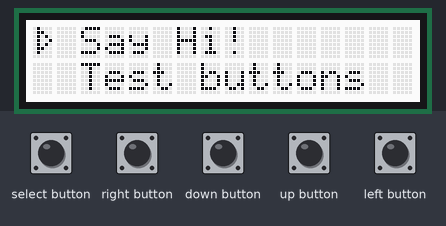
The program below on a simulated Raspberry Pi (BCM pin numbers). Shown: 16×2 character LCD. Inputs (shaded band) come from the test bench; at power-on: down button, left button, right button, select button, up button HIGH. Library files of the repository ran but are not shown: __init__.py; what the program prints to the terminal is not drawn.

Above: at 5.0 s.
5.1 s: select button pulled LOW for 0.15 s
At 6.3 s:
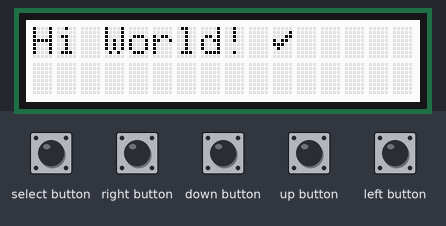
8.2 s: down button pulled LOW for 0.15 s
At 9.2 s:
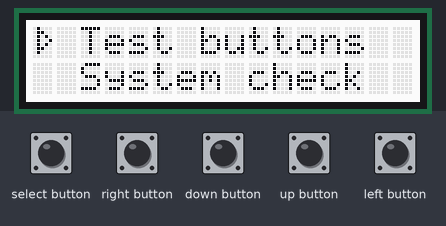
9.8 s: select button pulled LOW for 1 s
At 10.7 s:
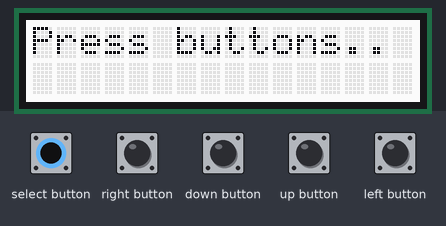
12.3 s: right button pulled LOW for 0.15 s
At 13.4 s:
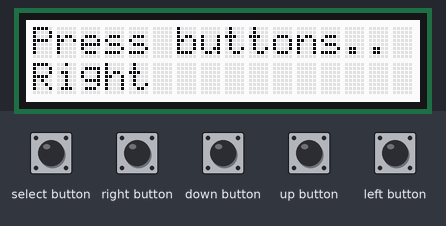
13.9 s: up button pulled LOW for 0.15 s
At 14.3 s:
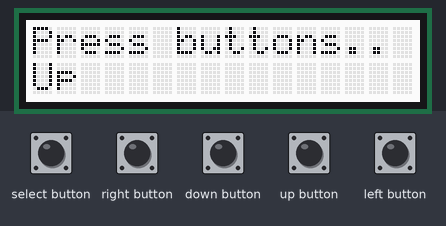
15.5 s: left button pulled LOW for 0.15 s
At 16.5 s:
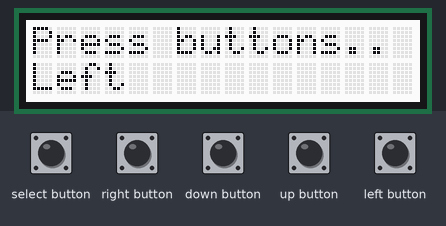
Timing chart, 0 to 18.1 s (numbered marks = the images above; inputs shaded):
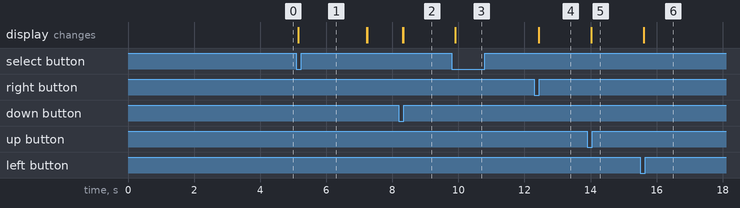

Measured:
- after the input at 5.1 s, the display: changes after 0.05 s (image 1)
- after the input at 8.2 s, the display: first changes after 0.11 s (image 2 shows a later state)
- after the input at 9.8 s, the display: changes after 0.11 s (image 3)
- after the input at 12.3 s, the display: first differs from a run without the input after 0.13 s (image 4)
- after the input at 13.9 s, the display: changes after 0.12 s (image 5)
- after the input at 15.5 s, the display: changes after 0.12 s (image 6)

The program:

example.py
```python
#!/usr/bin/env python3

"""
An example of a menu user interface for LCD shield for Raspberry Pi (16x2 display, 5 buttons).
"""

import time
import subprocess

import Adafruit_CharLCD as LCD

from CharLCDMenu import MainMenu, MenuItem, SELECT, UP, DOWN, LEFT, RIGHT


class HiWorldAction(MenuItem):

    def run(self):
        self._display.print(1, "Hi World! \x02")
        time.sleep(2)
        # Tell the caller that we are done
        return False

    def button_press(self, button):
        pass


class PrintButtonAction(MenuItem):

    def run(self):
        self._display.print(1, "Press buttons..")
        # Tell the caller that we want to get the subsequent button press
        return True

    def button_press(self, button):
        if button == UP:
            self._display.print(2, "Up")
        elif button == DOWN:
            self._display.print(2, "Down")
        elif button == LEFT:
            self._display.print(2, "Left")
        elif button == RIGHT:
            self._display.print(2, "Right")
        elif button == SELECT:
            self._display.print(2, "Select - ENDING")
            time.sleep(2)
            # Tell the caller that we are done
            return False

        # Tell the caller that we want to get the subsequent button press
        return True


class SystemCheckAction(MenuItem):

    def run(self):
        self._display.print(1, "Checking..")
        time.sleep(1)

        # RTL-SDR
        completed = subprocess.run(["uname"])
        if completed.returncode != 0:
            self._display.print(1, f"uname: ERR {completed.returncode}")
        else:
            self._display.print(1, f"uname:      \x02 OK")

        # Tell the caller that we want to get the subsequent button press
        return True

    def button_press(self, button):
        # Any button press will end this action
        return False


class ShutDownAction(MenuItem):
    """Shut down the Raspberry Pi operating system"""

    def run(self):
        self._display.print(1, "Shutting down..")
        time.sleep(0.5)
        completed = subprocess.run(["/sbin/shutdown", "now"])
        if completed.returncode != 0:
            self._display.print(2, f"Failed: {completed.returncode}")
        else:
            self._display.print(2, f"OK: {completed.returncode}")
        time.sleep(3)
        return False

    def button_press(self, button):
        # Any button press will end this action
        return False


def main():

    # Get the LCD object
    lcd = LCD.Adafruit_CharLCDPlate()

    # Create the menu UI
    menu = MainMenu(lcd)
    menu.add_item(HiWorldAction("Say Hi!"))
    menu.add_item(PrintButtonAction("Test buttons"))
    menu.add_item(SystemCheckAction("System check"))
    menu.add_item(ShutDownAction("Shutdown"))

    # Start the UI
    menu.run()


if __name__ == "__main__":
    main()
```

mainmenu.py
```python
import time
import signal

import Adafruit_CharLCD as LCD


# Buttons
SELECT = LCD.SELECT
LEFT = LCD.LEFT
UP = LCD.UP
DOWN = LCD.DOWN
RIGHT = LCD.RIGHT


class Display(object):
    """A class handling LCD display manipulation"""

    CHARS = 16
    LINES = 2

    def __init__(self, lcd):
        self._lcd = lcd
        self._buffer = None

        self._init_buffer()
        self._create_custom_symbols()
        self._lcd.clear()

    def _init_buffer(self):
        """Create an empty buffer"""
        buffer = []
        for x in range(self.LINES):
            line = " "*self.CHARS
            buffer.append(line)
        self._buffer = buffer

    def _create_custom_symbols(self):
        """Define a custom symbols for the display."""

        # Custom symbols
        self._lcd.create_char(1, [2, 3, 2, 2, 14, 30, 12, 0])     # Note
        self._lcd.create_char(2, [0, 1, 3, 22, 28, 8, 0, 0])      # Check mark
        self._lcd.create_char(3, [0, 14, 21, 23, 17, 14, 0, 0])   # Clock
        self._lcd.create_char(4, [31, 17, 10, 4, 10, 17, 31, 0])  # Hourglass
        self._lcd.create_char(5, [8, 12, 10, 9, 10, 12, 8, 0])    # Arrow right
        self._lcd.create_char(6, [2, 6, 10, 18, 10, 6, 2, 0])     # Arrow left
        # Turn off symbol
        self._lcd.create_char(7, [0b00100,
                                  0b00100,
                                  0b01110,
                                  0b10101,
                                  0b10101,
                                  0b10001,
                                  0b01110,
                                  0b00000])

    def clear(self):
        """Clear the display (and the internal buffer)"""
        self._lcd.clear()
        for x in range(self.LINES):
            self._buffer[x] = " " * self.CHARS

    def flush(self):
        """Write the internal buffer out to the display"""
        self._lcd.clear()
        self._lcd.message("\n".join(self._buffer))

    def print(self, line, message, flush=True):
        """Print a message to the display to a specific line"""

        # TODO:
        # * Convert the assert to an exception
        # * Make sure string doesn't contain new line chars

        assert 1 <= line <= self.LINES, "Wrong line number!"

        # Make sure the line has exactly self.chars characters
        self._buffer[line - 1] = f"{message[:self.CHARS]:{self.CHARS}}"
        if flush:
            self.flush()


class Controls(object):
    """A class handling button presses"""

    BUTTONS = (
        SELECT,
        LEFT,
        UP,
        DOWN,
        RIGHT
    )

    def __init__(self, lcd, func):
        """Class for handling button presses.

        :param lcd: An Adafruit_CharLCD.LCD instance.
        :param func: A callback function that will be called when a button is
        pressed. The function takes only one parameter, the button that was
        pressed."""

        self.lcd = lcd
        self.func = func

        self.run = True
        self.announced = set()

        super().__init__()

    def start(self):
        """Pool for button state and report presses in a loop"""

        while self.run:
            for button in self.BUTTONS:
                if self.lcd.is_pressed(button):
                    if button in self.announced:
                        # Report button press only once
                        continue
                    self.announced.add(button)
                    self.func(button)
                else:
                    if button in self.announced:
                        self.announced.remove(button)
            time.sleep(0.1)  # Don't pool too often

    def stop_signal(self, *args):
        """Stop the loop

        The function accepts extra arguments (to make it possible to be used
        as a signal handler) but doesn't use them."""
        self.run = False


class MainMenu(object):
    """Object of the main menu"""

    STATE_INIT = 0
    STATE_READY = 1

    def __init__(self, lcd):
        self._lcd = lcd
        self.display = Display(lcd)
        self.items = []

        self._controls = None
        self._running_child = None

        # State machine
        self._state = self.STATE_INIT
        self._current_item = 0

    def add_item(self, item):
        """Add a menu item"""
        item._set_display(self.display)
        self.items.append(item)

    def _button_press(self, button):
        """ Handle button press

        :return: Return True if you want to be passed by key presses. Return False if you are over."""

        if self._running_child:
            print("Passing to a running child")
            # Pass button press to kids, they can handle it
            keep = self._running_child._button_press(button)
            print(f"button press: {keep}")
            if not keep:
                self._running_child = None
                self._display_menu()
            return

        # Handle button press by myself
        self._change_state(button)

    def _change_state(self, button=None):
        if self._state == self.STATE_INIT:
            self._display_menu()
            self._state = self.STATE_READY
        elif self._state == self.STATE_READY:
            print(button, type(button))
            #assert button is None, "Button not set"
            if button == UP:
                if self._current_item > 0:
                    self._current_item -= 1
                self._display_menu()
            elif button == DOWN:
                if (self._current_item + 1) < len(self.items):
                    self._current_item += 1
                self._display_menu()
            elif button == SELECT:
                self._running_child = self.items[self._current_item]
                keep = self.items[self._current_item]._run()
                print(f"change state KEEP: {keep}")
                if not keep:
                    self._running_child = None
                    self._display_menu()
            else:
                pass

    def _display_menu(self):
        print(f"current_item: {self._current_item}")
        items_to_be_shown = self.items[self._current_item:self._current_item + self.display.LINES]
        self.display.clear()
        for x, item in enumerate(items_to_be_shown):
            if x == 0:
                text = f"\x05 {item.name}"
            else:
                text = f"  {item.name}"
            self.display.print(x+1, text, flush=False)
        self.display.flush()

    def run(self):
        """Start the business"""
        self._controls = Controls(self._lcd, self._button_press)
        self._change_state()
        signal.signal(signal.SIGINT, self._controls.stop_signal)
        self._loop()

    def _loop(self):
        self._controls.start()
        self.display.clear()


class MenuItem(object):
    """Generic menu item"""

    def __init__(self, name):
        self.name = name

        self._display = None
        self._running_child = None

    def _set_display(self, display):
        """Set display object"""
        self._display = display

    def _button_press(self, button):
        """ Handle button press
        :return: Return True if you want to be passed by key presses. Return False if you are over."""

        if self._running_child:
            # Pass button press to kids, they can handle it
            keep = self._running_child._button_press(button)
            if not keep:
                self._running_child = None
                #self._display_menu()
            return keep

        return self.button_press(button)

    def _run(self):
        self._display.clear()
        return self.run()

    def run(self):
        """Code of the action.

        :return: Return False if the action is over and upcoming button
        presses shouldn't be passed to this object. Return True if you
        still want to receive button presses."""
        raise NotImplementedError

    def button_press(self, button):
        """Handle button press here

        :return: Return False if the action is over and upcoming button
        presses shouldn't be passed to this object. Return True if you
        still want to receive button presses."""
        raise NotImplementedError


# TODO:
# * Specialized child classes of MenuItem that can provide nested menu, integer input, etc.
```
